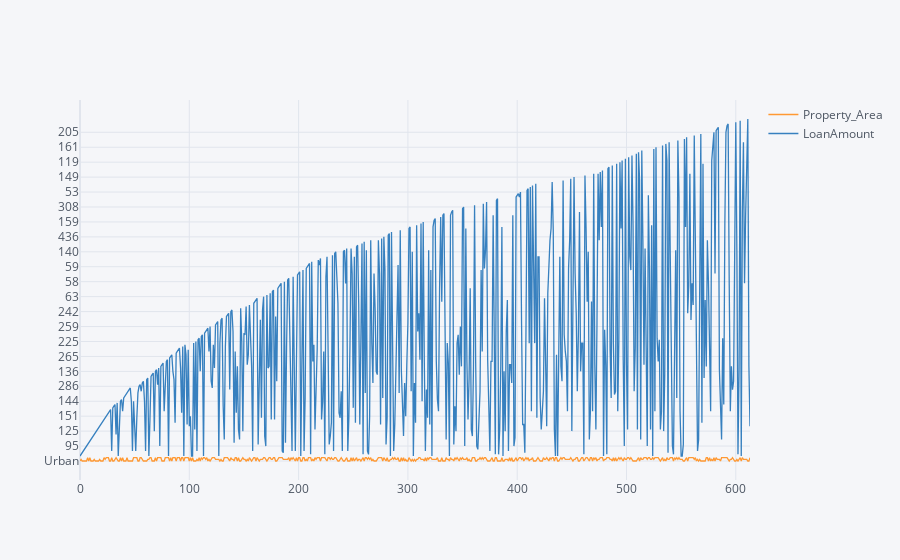

Source (notebook cell):
### Code cell
data[['Property_Area','LoanAmount']].iplot()

### Figure 1 — Plotly figure (JSON) as saved in the notebook; plotly's stock layout.template omitted (floating-point values rounded to 4 significant figures; data arrays with more than 128 entries replaced by an {"elided": "..."} marker saying what was removed)
{"data": [{"line": {"color": "rgba(255, 153, 51, 1.0)", "dash": "solid", "shape": "linear", "width": 1.3}, "mode": "lines", "name": "Property_Area", "text": "", "type": "scatter", "x": {"elided": "614 int values"}, "y": {"elided": "614 str values"}}, {"line": {"color": "rgba(55, 128, 191, 1.0)", "dash": "solid", "shape": "linear", "width": 1.3}, "mode": "lines", "name": "LoanAmount", "text": "", "type": "scatter", "x": {"elided": "614 int values"}, "y": {"elided": "614 mixed values"}}], "layout": {"legend": {"bgcolor": "#F5F6F9", "font": {"color": "#4D5663"}}, "paper_bgcolor": "#F5F6F9", "plot_bgcolor": "#F5F6F9", "title": {"font": {"color": "#4D5663"}}, "xaxis": {"gridcolor": "#E1E5ED", "showgrid": true, "tickfont": {"color": "#4D5663"}, "title": {"font": {"color": "#4D5663"}, "text": ""}, "zerolinecolor": "#E1E5ED"}, "yaxis": {"gridcolor": "#E1E5ED", "showgrid": true, "tickfont": {"color": "#4D5663"}, "title": {"font": {"color": "#4D5663"}, "text": ""}, "zerolinecolor": "#E1E5ED"}}}
